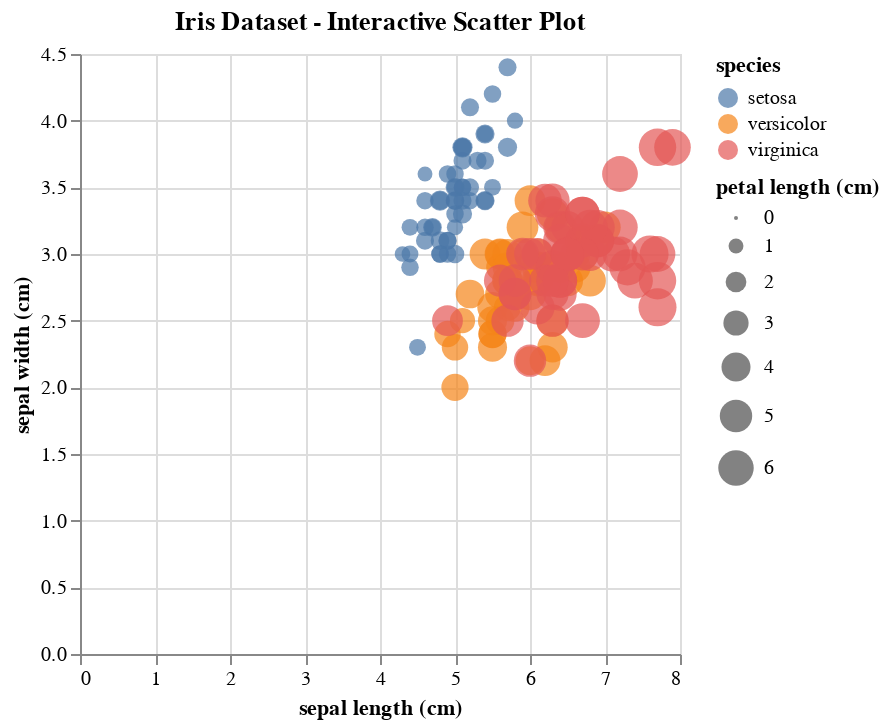

This figure's notebook cell:
### Markdown cell above
**La biblioteca Altair es una biblioteca de visualización declarativa en Python, diseñada para crear visualizaciones interactivas y atractivas de manera sencilla. Altair se basa en la gramática de visualización de Vega-Lite y proporciona una interfaz de alto nivel para crear gráficos sin tener que preocuparse demasiado por los detalles de bajo nivel.** /TAREA

### Code cell
import altair as alt
from sklearn.datasets import load_iris
import pandas as pd

# Cargar el conjunto de datos Iris
iris = load_iris()
df = pd.DataFrame(iris.data, columns=iris.feature_names)
df['species'] = iris.target_names[iris.target]

# Crear un gráfico interactivo con Altair
scatter_plot = alt.Chart(df).mark_circle().encode(
    x='sepal length (cm)',
    y='sepal width (cm)',
    size='petal length (cm)',
    color='species',
    tooltip=['species', 'sepal length (cm)', 'sepal width (cm)', 'petal length (cm)']
).properties(
    title='Iris Dataset - Interactive Scatter Plot'
)

scatter_plot

### Figure 1 — Vega-Lite specification as saved in the notebook (floating-point values rounded to 4 significant figures; data arrays with more than 128 entries replaced by an {"elided": "..."} marker saying what was removed)
{"config": {"view": {"continuousWidth": 300, "continuousHeight": 300}}, "data": {"name": "data-df7bdfa681e639c89777c1ae4b00ae8e"}, "mark": {"type": "circle"}, "encoding": {"color": {"field": "species", "type": "nominal"}, "size": {"field": "petal length (cm)", "type": "quantitative"}, "tooltip": [{"field": "species", "type": "nominal"}, {"field": "sepal length (cm)", "type": "quantitative"}, {"field": "sepal width (cm)", "type": "quantitative"}, {"field": "petal length (cm)", "type": "quantitative"}], "x": {"field": "sepal length (cm)", "type": "quantitative"}, "y": {"field": "sepal width (cm)", "type": "quantitative"}}, "title": "Iris Dataset - Interactive Scatter Plot", "$schema": "https://vega.github.io/schema/vega-lite/v5.20.1.json", "datasets": {"data-df7bdfa681e639c89777c1ae4b00ae8e": {"elided": "150 records"}}}
